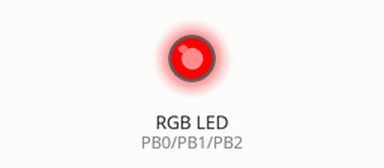
This sketch was run on a simulated ATtiny85, built with avr-gcc and run on an emulated ATtiny85. Shown: an RGB LED mixed from three pins (HIGH = lit).

Above: at 0.3 s.
At 1.0 s:
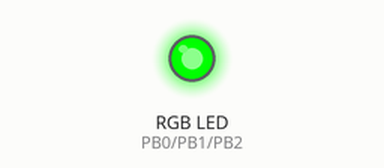
At 3.8 s:
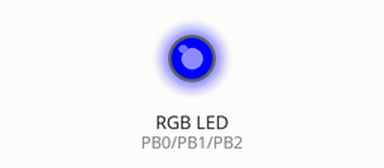
Timing chart, 0 to 4.8 s (numbered marks = the images above):
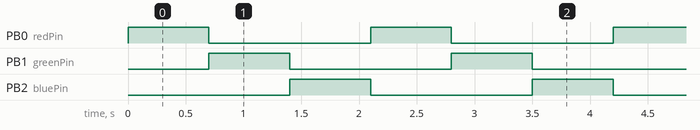

The sketch:

Blink_RGB_Digispark_Attiny85.ino
```cpp
// (licence header left out)
// Define RGB LED pins
const int redPin = 0;    // Red LED connected to pin 0
const int greenPin = 1;  // Green LED connected to pin 1
const int bluePin = 2;   // Blue LED connected to pin 2

// Blinking interval in milliseconds
const int blinkInterval = 700; // Fast blink interval

void setup() {
  // Set RGB LED pins as output
  pinMode(redPin, OUTPUT);
  pinMode(greenPin, OUTPUT);
  pinMode(bluePin, OUTPUT);
}

void loop() {
  // Red
  setColor(HIGH, LOW, LOW); // Turn on the red LED
  delay(blinkInterval);

  // Green
  setColor(LOW, HIGH, LOW); // Turn on the green LED
  delay(blinkInterval);

  // Blue
  setColor(LOW, LOW, HIGH); // Turn on the blue LED
  delay(blinkInterval);
}

// Function to set the LED color
void setColor(bool redState, bool greenState, bool blueState) {
  digitalWrite(redPin, redState);
  digitalWrite(greenPin, greenState);
  digitalWrite(bluePin, blueState);
}
```

Measured:
- by itself, PB0 (redPin), PB1 (greenPin), PB2 (bluePin): alternates HIGH for 0.70 s and LOW for 1.4 s
- by itself, everything shown: repeats every 2.1 s, in 3 steps
